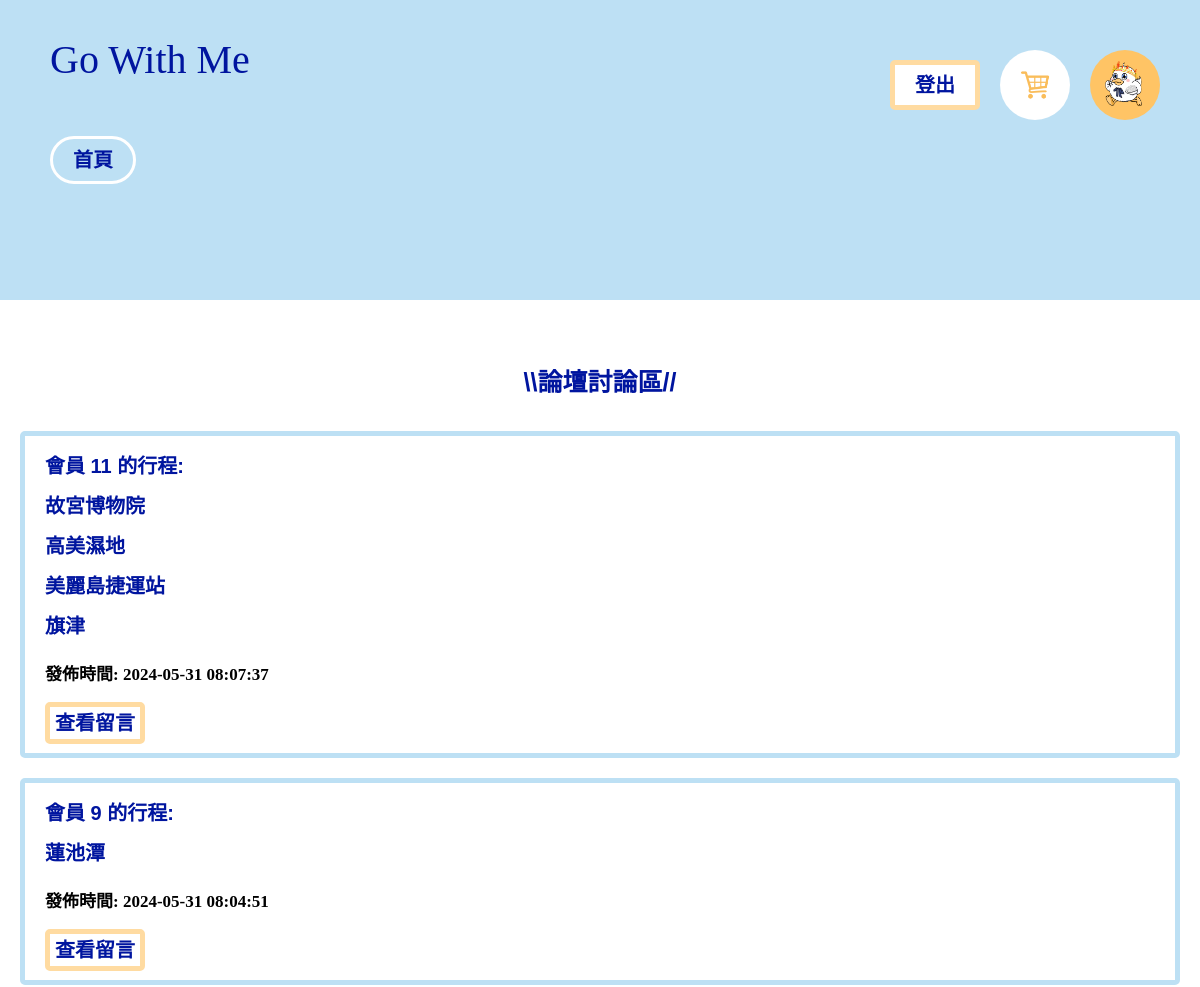
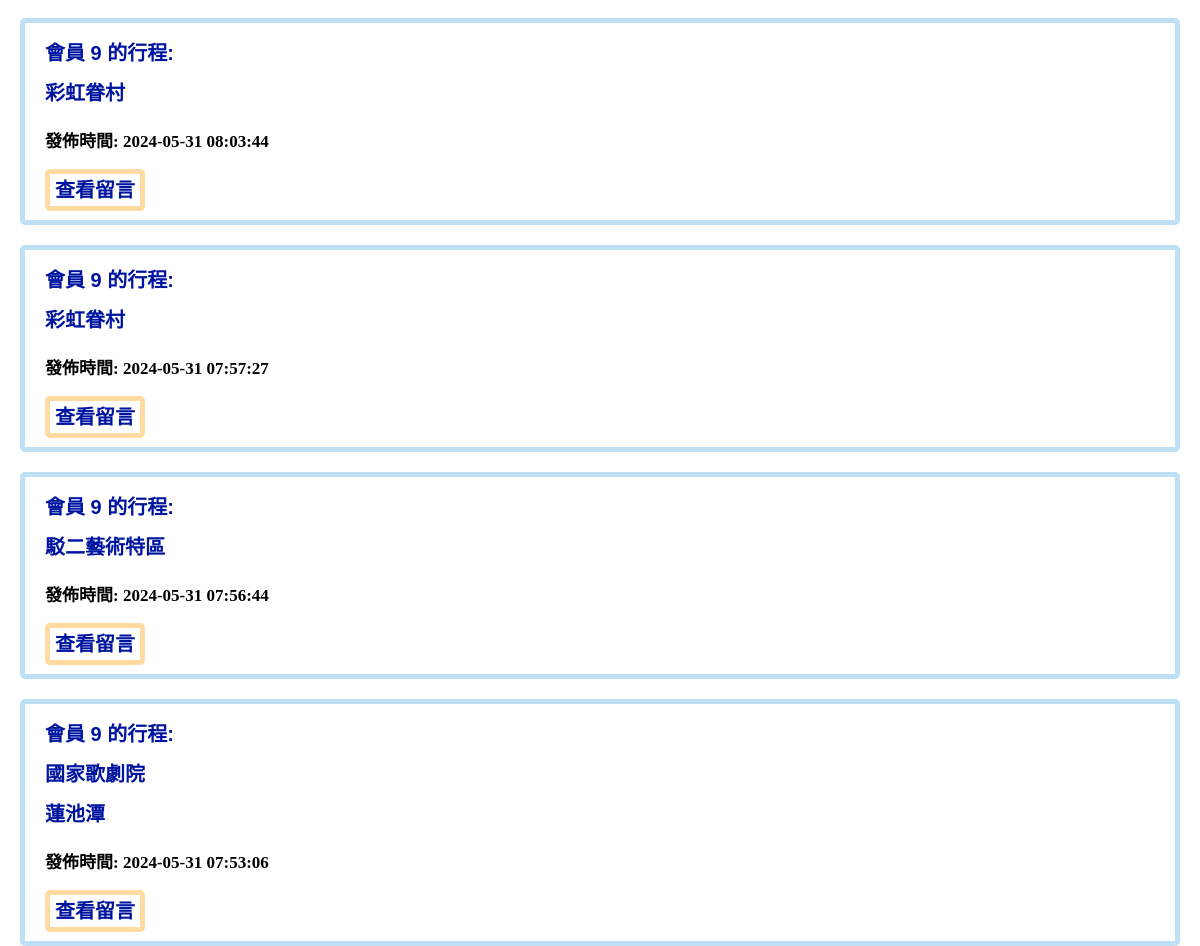
/forum.php (signed in), run on the app's committed database (2 pictures, top to bottom).
### tables this page shows
CREATE TABLE `forum` (
  `postId` int(11) NOT NULL,
  `memberId` int(11) NOT NULL,
  `content` text NOT NULL,
  `created_at` timestamp NOT NULL DEFAULT current_timestamp()
);

### forum.php (the view, shortened to what this page needs)
<!DOCTYPE html>
    <html>
    <head>
        <link rel="stylesheet" href="cssreset.css">
        <link rel="stylesheet" href="forum.css">
    </head>
    <body>
    <div class="head0">
    <div class="head">
    <div class="word0">Go With Me</div>
    <div class="info">
        <a href="logout.php" class="a3">登出</a>
        <a href="cart.php" class="avater-frame1"></a>
        <a href="personInfo.php" class="avater-frame2"></a>
    </div>
    <a href="index_user.php" class="a1">首頁</a>
    <div class="word">\\論壇討論區//</div></br>
</body>
</html>
<?php
$link = @mysqli_connect('localhost','a1113306','3306','gowithme');
$sql = "SELECT postId, memberId, content, created_at FROM forum ORDER BY created_at DESC";
$result = mysqli_query($link, $sql);
while ($row = mysqli_fetch_assoc($result)) {
    echo "<div class='post-container'>";
    echo "<div class='post-content'>" . $row["content"] . "</div>";
    echo "<div class='post-time'>發佈時間: " . $row["created_at"] . "</div>";
    echo "<a class='post-link' href='forum_post.php?postId=" . $row["postId"] . "'>查看留言</a>";
    echo "</div>";
}
?>

### forum.css (style rules this page uses)
.head0 { width:100%; height:30px; top:0; left:0; }
.head { height: 300px; background: #BDE0F4; margin-bottom: 30px; }
.word0 { font-size: 40px; font-family: "Arial Black"; color: #00159F; margin-left: 50px; margin-bottom: 70px; padding-top: 40px; }
.info { display: flex; float: right; float: top; margin-top: -100px; margin-right: 40px; }
.avater-frame1 { width: 70px; border-radius: 50%; aspect-ratio: 1 / 1; background-color: #ffffff; background-image: url("購物車.png"); background-size: cover; background-position: center; print-color-adjust: exact; -webkit-print-color-adjust: exact; display: flex; float: right; float: top; margin-right: 20px; }
.avater-frame2 { width: 70px; border-radius: 50%; aspect-ratio: 1 / 1; background-color: #FFDBA1;; background-image: url("大頭貼.png"); background-size: cover; background-position: center; print-color-adjust: exact; -webkit-print-color-adjust: exact; display: flex; float: right; float: top; }
.a3 { text-decoration: none; font-family: "Arial"; font-weight: 900; font-size: 20px; text-align: center; outline-style: none; color: #00159F; border: 5px solid #FFDBA1; background-color:#ffffff; border-radius: 5px; padding-top: 10px; padding-bottom: 10px; padding-left: 20px; padding-right: 20px; margin-top: 10px; margin-bottom: 10px; margin-right: 20px; }
.a1 { text-decoration: none; font-family: "Arial"; font-weight: 900; font-size: 20px; text-align: center; outline-style: none; color: #00159F; border: 3px solid #ffffff; background-color:#BDE0F4; border-radius: 60px; padding-top: 10px; padding-bottom: 10px; padding-left: 20px; padding-right: 20px; margin-left: 50px; }
.word { display: flex; justify-content: center; font-size: 25px; font-family: "Arial"; font-weight: 900; color: #00159F; }
.post-container { border: 5px solid #BDE0F4; background-color:#ffffff; border-radius: 5px; padding: 20px; margin: 20px; }
.post-content { font-family: "Arial"; font-size: 20px; color: #00159F; font-weight: 600; margin-bottom: 10px; }
.post-time { font-size: 17px; color: #000000; font-weight: 600; margin-bottom: 30px; }
.post-link { font-size: 20px; color: #00159F; font-weight: 600; margin-bottom: 10px; text-decoration: none; border: 5px solid #FFDBA1; background-color:#ffffff; border-radius: 5px; padding: 5px; }

### data on the page
forum: content "會員 11 的行程: 故宮博物院 高美濕地 美麗島捷運站 旗津", created_at "2024-05-31 08:07:37"
forum: content "會員 9 的行程: 蓮池潭", created_at "2024-05-31 08:04:51"
forum: content "會員 9 的行程: 彩虹眷村", created_at "2024-05-31 08:03:44"
forum: content "會員 9 的行程: 彩虹眷村", created_at "2024-05-31 07:57:27"
forum: content "會員 9 的行程: 駁二藝術特區", created_at "2024-05-31 07:56:44"
forum: content "會員 9 的行程: 國家歌劇院 蓮池潭", created_at "2024-05-31 07:53:06"
